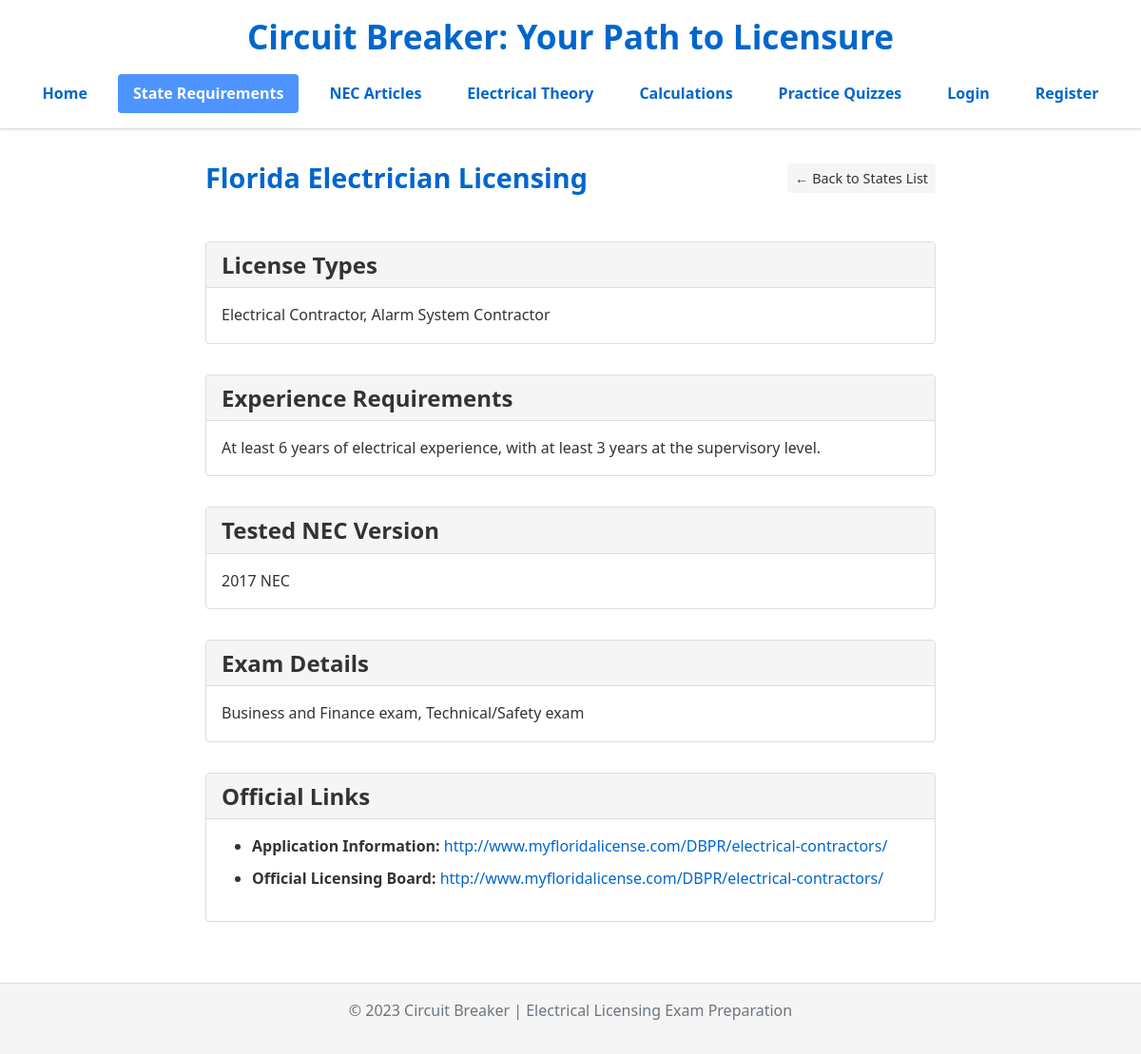
/states/1/, run on the app's committed database.
### models.py (models this page shows, shortened)
class StateInfo(db.Model):
    id = db.Column(db.Integer, primary_key=True)
    state_name = db.Column(db.String(100), unique=True, nullable=False)
    license_types = db.Column(db.Text)
    experience_reqs = db.Column(db.Text)
    application_info_link = db.Column(db.String(255))
    tested_nec_version = db.Column(db.String(50))
    exam_details = db.Column(db.Text)
    official_board_link = db.Column(db.String(255))

### app.py (the view)
    @app.route('/states/<int:state_id>/')
    def state_detail(state_id):
        state = StateInfo.query.get_or_404(state_id)
        return render_template('state_detail.html', state=state)

### templates/state_detail.html (shortened to what this page needs)
{% extends "base.html" %}  {% block content %}
<div class="state-detail-container">
  <div class="state-header">
    <h2>{{ state.state_name }} Electrician Licensing</h2>
    <a href="{{ url_for('states_list') }}" class="back-link"
      >← Back to States List</a
    >
  </div>
  <div class="state-info-sections">
    {% if state.license_types %}
    <div class="info-section">
      <h3>License Types</h3>
      <div class="info-content">{{ state.license_types|nl2br|safe }}</div>
    </div>
    {% endif %} {% if state.experience_reqs %}
    <div class="info-section">
      <h3>Experience Requirements</h3>
      <div class="info-content">{{ state.experience_reqs|nl2br|safe }}</div>
    </div>
    {% endif %} {% if state.tested_nec_version %}
    <div class="info-section">
      <h3>Tested NEC Version</h3>
      <div class="info-content">{{ state.tested_nec_version }}</div>
    </div>
    {% endif %} {% if state.exam_details %}
    <div class="info-section">
      <h3>Exam Details</h3>
      <div class="info-content">{{ state.exam_details|nl2br|safe }}</div>
    </div>
    {% endif %}
    <div class="info-section links-section">
      <h3>Official Links</h3>
      <div class="info-content">
        <ul class="resource-links">
          {% if state.application_info_link %}
          <li>
            <strong>Application Information:</strong>
            <a
              href="{{ state.application_info_link }}"
              target="_blank"
              rel="noopener"
              >{{ state.application_info_link }}</a
            >
          </li>
          {% endif %} {% if state.official_board_link %}
          <li>
            <strong>Official Licensing Board:</strong>
            <a
              href="{{ state.official_board_link }}"
              target="_blank"
              rel="noopener"
              >{{ state.official_board_link }}</a
            >
          </li>
          {% endif %}
        </ul>
      </div>
    </div>
  </div>
</div>
{% endblock %}

### static/css/style.css (style rules this page uses)
* { margin: 0; padding: 0; box-sizing: border-box; }
:root { --primary: #0066cc; --primary-dark: #0055aa; --primary-light: #4d94ff; --secondary: #6c757d; --dark: #333333; --light: #f5f5f5; --lighter: #ffffff; --border: #dddddd; --success: #28a745; --error: #dc3545; --warning: #ffc107; --info: #17a2b8; --body-font: "Segoe UI", Arial, sans-serif; --heading-font: "Segoe UI", Arial, sans-serif; --spacing-xs: 0.25rem; --spacing-sm: 0.5rem; --spacing: 1rem; --spacing-md: 1.5rem; --spacing-lg: 2rem; --spacing-xl: 3rem; --border-radius: 4px; --box-shadow: 0 2px 5px rgba(0, 0, 0, 0.1); }
body { font-family: var(--body-font); line-height: 1.6; color: var(--dark); background-color: var(--lighter); font-size: 16px; }
h1, h2, h3, h4, h5, h6 { font-family: var(--heading-font); font-weight: 600; line-height: 1.3; margin-bottom: var(--spacing); color: var(--primary); }
h2 { font-size: 1.8rem; }
h3 { font-size: 1.5rem; }
a { color: var(--primary); text-decoration: none; transition: color 0.2s ease; }
ul, ol { margin-bottom: var(--spacing); padding-left: var(--spacing-lg); }
li { margin-bottom: var(--spacing-sm); }
.state-detail-container { max-width: 800px; margin: 0 auto; padding: var(--spacing); }
.state-header { margin-bottom: var(--spacing-lg); display: flex; justify-content: space-between; align-items: center; flex-wrap: wrap; }
.state-info-sections { display: flex; flex-direction: column; gap: var(--spacing-lg); }
.info-section { border: 1px solid var(--border); border-radius: var(--border-radius); overflow: hidden; }
.info-section h3 { padding: var(--spacing-sm) var(--spacing); background-color: var(--light); color: var(--dark); margin: 0; border-bottom: 1px solid var(--border); }
.info-content { padding: var(--spacing); }
.back-link { display: inline-block; margin-bottom: var(--spacing); padding: var(--spacing-xs) var(--spacing-sm); background-color: var(--light); color: var(--dark); border-radius: var(--border-radius); font-size: 0.9rem; }

### data on the page
StateInfo: state_name "Florida", license_types "Electrical Contractor, Alarm System Contractor", experience_reqs "At least 6 years of electrical experience, with at least 3 years at the supervisory level.", tested_nec_version "2017 NEC", exam_details "Business and Finance exam, Technical/Safety exam", application_info_link "http://www.myfloridalicense.com/DBPR/electrical-contractors/", official_board_link "http://www.myfloridalicense.com/DBPR/electrical-contractors/"
